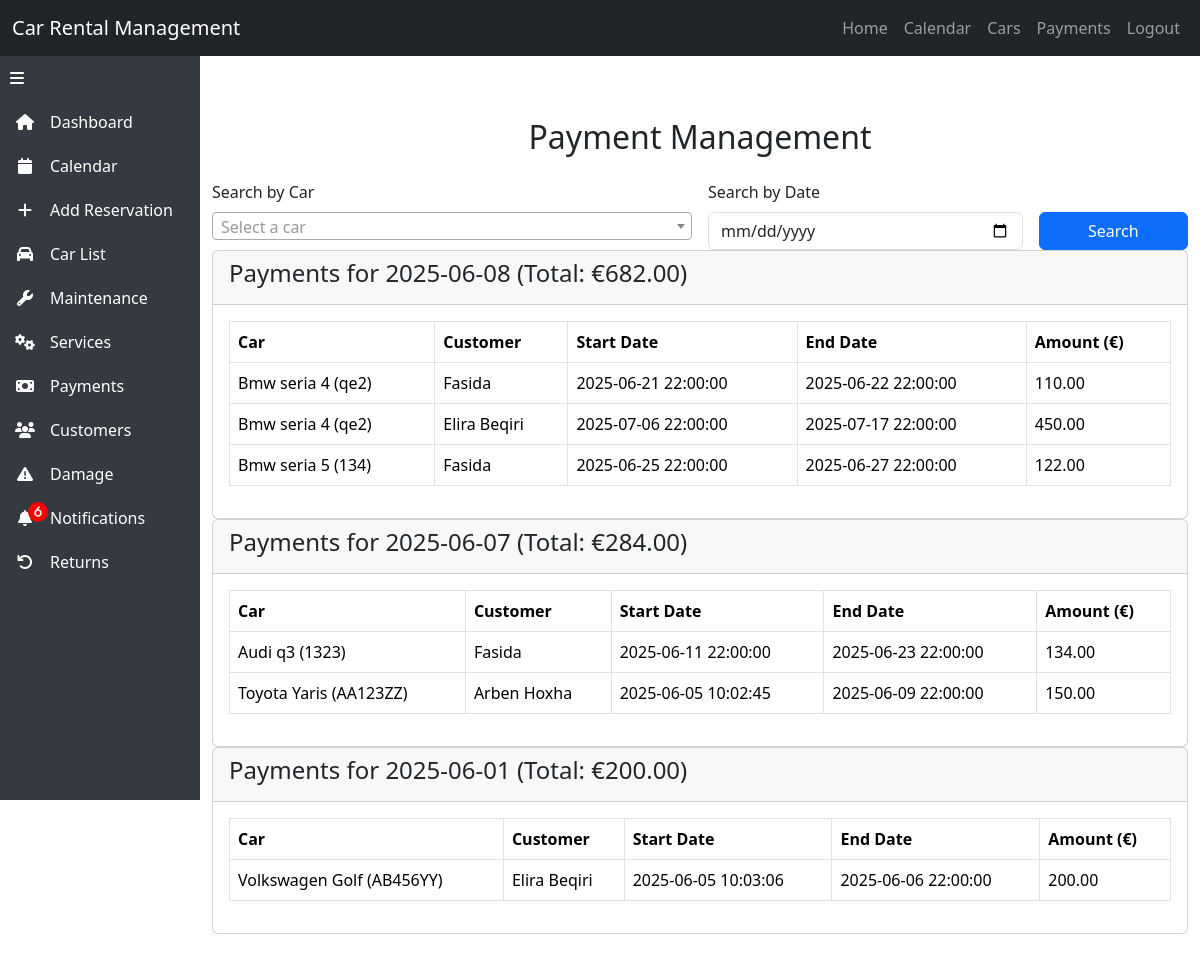
The page /payments.php (signed in) on the database its author committed.
### tables this page shows
CREATE TABLE `payments` (
  `payment_id` int(11) NOT NULL,
  `reservation_id` int(11) NOT NULL,
  `amount` decimal(10,2) DEFAULT NULL,
  `payment_date` timestamp NOT NULL DEFAULT current_timestamp() ON UPDATE current_timestamp(),
  `status` enum('payed','pending') DEFAULT NULL
);

CREATE TABLE `cars` (
  `car_id` int(11) NOT NULL,
  `business_id` int(11) NOT NULL,
  `brand` varchar(100) DEFAULT NULL,
  `model` varchar(100) DEFAULT NULL,
  `license_plate` varchar(50) DEFAULT NULL
);

CREATE TABLE `customers` (
  `customer_id` int(11) NOT NULL,
  `name` varchar(255) NOT NULL,
  `phone` varchar(50) DEFAULT NULL,
  `license_number` varchar(100) DEFAULT NULL,
  `business_id` int(11) DEFAULT NULL
);

CREATE TABLE `reservations` (
  `reservation_id` int(11) NOT NULL,
  `car_id` int(11) NOT NULL,
  `customer_id` int(11) NOT NULL,
  `start_date` timestamp NOT NULL DEFAULT current_timestamp() ON UPDATE current_timestamp(),
  `end_date` timestamp NULL DEFAULT NULL,
  `total_cost` decimal(10,2) DEFAULT NULL,
  `start_time` time DEFAULT NULL,
  `end_time` time DEFAULT NULL,
  `comments` text DEFAULT NULL
);

### payments.php (the view, shortened to what this page needs)
<?php
require_once 'header.php';
$errors = [];
$search_date = isset($_GET['payment_date']) ? $_GET['payment_date'] : null;
try {
    $stmt = $conn->prepare("SELECT business_id FROM users WHERE email = ?");
    $stmt->bind_param("s", $_SESSION['email']);
    $stmt->execute();
    $result = $stmt->get_result();
    $user = $result->fetch_assoc();
    $business_id = $user['business_id'];
    $query = "SELECT p.payment_id, p.reservation_id, p.amount, p.payment_date, p.status,
                     c.brand, c.model, c.license_plate,
                     cu.name AS customer_name,
                     r.start_date, r.end_date
              FROM payments p
              JOIN reservations r ON p.reservation_id = r.reservation_id
              JOIN cars c ON r.car_id = c.car_id
              JOIN customers cu ON r.customer_id = cu.customer_id
              WHERE c.business_id = ?";
    $params = [$business_id];
    $types = "i";
    $query .= " ORDER BY p.payment_date DESC";
    $stmt = $conn->prepare($query);
    $stmt->bind_param($types, ...$params);
    $stmt->execute();
    $payments = $stmt->get_result()->fetch_all(MYSQLI_ASSOC);
    $grouped_payments = [];
    foreach ($payments as $payment) {
        $date = date('Y-m-d', strtotime($payment['payment_date']));
        $grouped_payments[$date][] = $payment;
    }
} catch (Exception $e) {
    $errors[] = 'Database error: ' . $e->getMessage();
}
?>
<!DOCTYPE html>
<html lang="en">
<head>
</head>
<body>
    <div class="main-content" id="mainContent">
        <div class="container my-5">
            <h2 class="text-center mb-4">Payment Management</h2>
            <div class="form-container mb-4">
                <form method="GET" action="payments.php" class="row g-3">
                    <div class="col-md-6">
                        <label for="car_id" class="form-label">Search by Car</label>
                    </div>
                    <div class="col-md-4">
                        <label for="payment_date" class="form-label">Search by Date</label>
                        <input type="date" class="form-control" id="payment_date" name="payment_date" value="<?= htmlspecialchars($search_date ?? '') ?>">
                    </div>
                    <div class="col-md-2 d-flex align-items-end">
                        <button type="submit" class="btn btn-primary w-100">Search</button>
                    </div>
                </form>
            <?php if (empty($grouped_payments)): ?>
                <div class="alert alert-warning">No payments found.</div>
            <?php else: ?>
                <?php foreach ($grouped_payments as $date => $payments): ?>
                    <?php
                    $daily_total = array_sum(array_column($payments, 'amount'));
                    ?>
                    <div class="payment-card">
                        <div class="card">
                            <div class="card-header">
                                <h4>Payments for <?= htmlspecialchars($date) ?> (Total: €<?= number_format($daily_total, 2) ?>)</h4>
                            </div>
                            <div class="card-body">
                                <table class="table table-bordered table-hover">
                                    <thead>
                                        <tr>
                                            <th>Car</th>
                                            <th>Customer</th>
                                            <th>Start Date</th>
                                            <th>End Date</th>
                                            <th>Amount (€)</th>
                                        </tr>
                                    </thead>
                                    <tbody>
                                        <?php foreach ($payments as $payment): ?>
                                            <tr>
                                                <td><?= htmlspecialchars($payment['brand'] . ' ' . $payment['model'] . ' (' . $payment['license_plate'] . ')') ?></td>
                                                <td><?= htmlspecialchars($payment['customer_name']) ?></td>
                                                <td><?= htmlspecialchars($payment['start_date']) ?></td>
                                                <td><?= htmlspecialchars($payment['end_date']) ?></td>
                                                <td><?= number_format($payment['amount'], 2) ?></td>
                                            </tr>
                                        <?php endforeach; ?>
                                    </tbody>
                                </table>
                            </div>
                        </div>
                    </div>
                <?php endforeach; ?>
            <?php endif; ?>
        </div>
    </div>
</body>
</html>

### header.php (style rules this page uses)
.main-content { transition: margin-left 0.3s; padding-top: 70px; }
.main-content:not(.collapsed) { margin-left: 200px; }

### rows shown on the page
payments: cars.brand+model+license_plate "Bmw seria 4 (qe2)", customers.name "Fasida", reservation.start_date "2025-06-21 22:00:00", reservation.end_date "2025-06-22 22:00:00", amount "110.00"
payments: cars.brand+model+license_plate "Bmw seria 4 (qe2)", customers.name "Elira Beqiri", reservation.start_date "2025-07-06 22:00:00", reservation.end_date "2025-07-17 22:00:00", amount "450.00"
payments: cars.brand+model+license_plate "Bmw seria 5 (134)", customers.name "Fasida", reservation.start_date "2025-06-25 22:00:00", reservation.end_date "2025-06-27 22:00:00", amount "122.00"
payments: cars.brand+model+license_plate "Audi q3 (1323)", customers.name "Fasida", reservation.start_date "2025-06-11 22:00:00", reservation.end_date "2025-06-23 22:00:00", amount "134.00"
payments: cars.brand+model+license_plate "Toyota Yaris (AA123ZZ)", customers.name "Arben Hoxha", reservation.start_date "2025-06-05 10:02:45", reservation.end_date "2025-06-09 22:00:00", amount "150.00"
payments: payment_date "2025-06-01", daily_total "200.00", cars.brand+model+license_plate "Volkswagen Golf (AB456YY)", customers.name "Elira Beqiri", reservation.start_date "2025-06-05 10:03:06", reservation.end_date "2025-06-06 22:00:00", amount "200.00"

### other values the page prints
$notification_count "6"
$date "2025-06-08"
$daily_total "682.00"
$date "2025-06-07"
$daily_total "284.00"
